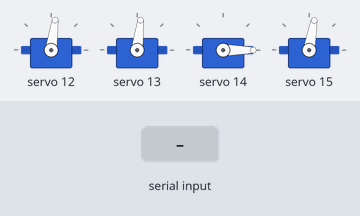
Recording of a program running on a simulated Arduino Uno, built with avr-gcc and run on an emulated ATmega328P. Parts: 4 × servo. The test bench sets the inputs (shaded band). What the program prints to the serial monitor is not drawn.

Above: at 0.1 s.
At 1.1 s:
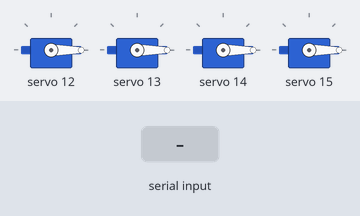
At 4.0 s:
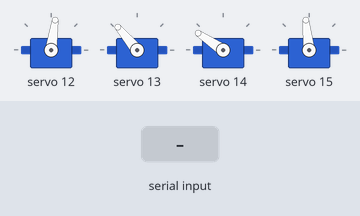
4.1 s: "KEY:\n" received over Serial
Timing chart, 0 to 7.1 s (numbered marks = the images above; inputs shaded):
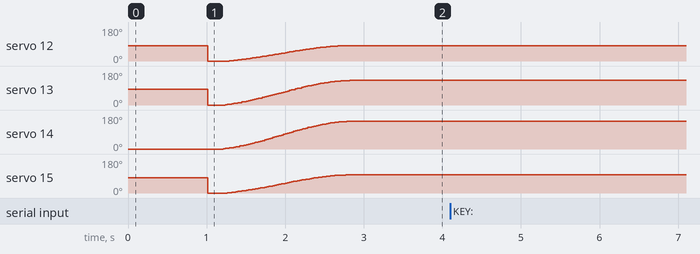

The program:

main.cpp
```cpp
/*
  GDIP key fetcher project using lynx motion AL5D robot arm,
  with PCA9685 and an arduino uno.

  This robot will use an AI model to interact with the user and take commands
  to move the robot arm to fetch a key from a key holder.

  The robot arm has 5 joints;
    joint 0: base
    joint 1: shoulder
    joint 2: elbow
    joint 3: wrist

  Joint lengths:
    base height = 90,
    l1 (J1 - J2) = 147,
    l2 (J2 - J3) = 182.5,
    l3 (J3 - end effector) = 50

  1500us is the neutral position for all joints, and 600u is the minimum and 2400u is the maximum.

  The robots starting position will face the key holder,
  and move to the right to place the key on the desk.
  The robot will then return to its starting position.
*/

// Header files
#include "main.h"

void setup() {
  // set baud rate for serial communication
  Serial.begin(115200);

  // initialize the PWM driver and set the frequency for the servos
  pwm.begin();
  pwm.setOscillatorFrequency(27000000);
  pwm.setPWMFreq(SERVO_FREQ);
  delay(10); // wait for the PWM driver to initialize

  // set the initial position of the robot arm to the starting position
  setServoAngle(CH_BASE, BASE_OFFSET);
  setServoAngle(CH_J1, OFFSET[0]*DIR[0]);
  setServoAngle(CH_J2, OFFSET[1]*DIR[1]);
  setServoAngle(CH_J3, OFFSET[2]*DIR[2]);

  delay(1000); // wait for 1s
  moveTo(250, 120, 0); // face user starting position

}

void loop() {
  if (Serial.available()) {
    String line = Serial.readStringUntil('\n');
    line.trim();

    if (line.startsWith("KEY:")) {
      int keyID = line.substring(4).toInt();

      if (keyID < 1 || keyID > 3) {
        Serial.println("ERROR: invalid key ID");
        return;
      }

      if (collectKey(keyID)) {
        Serial.println("DONE");
      } else {
        Serial.println("ERROR: move failed");
      }
    }
  }
}
```

IK_solver.h
```cpp
#ifndef IK_SOLVER_H
#define IK_SOLVER_H

// Result of the IK solve, in degrees.
//   j1: angle of link 1 above horizontal (0 = forward, 90 = straight up)
//   j2: bend of link 2 relative to link 1 (negative = elbow up)
//   j3: bend of link 3 relative to link 2 (keeps link 3 horizontal)
struct JointAngles {
    float base;  // angle of base rotation (0 = forward, 90 = left)
    float j1;
    float j2;
    float j3;
};

// Arm dimensions in mm.
struct ArmGeometry {
    float baseHeight;  // ground to J1 axis
    float l1;          // J1 - J2
    float l2;          // J2 - J3
    float l3;          // J3 - end effector (kept horizontal)
};

class IKSolver {
    public:
        explicit IKSolver(const ArmGeometry &geometry);

        // x = horizontal distance from J1 axis (mm), y = height above ground (mm).
        // Returns false if the target is out of reach (angles left untouched).
        bool solve(float x, float y, JointAngles &out, bool elbowUp = true) const;
        bool solve3D(float x, float y, float z, JointAngles &out, bool elbowUp = true) const;


    private:
        ArmGeometry _g;
};


#endif // IK_SOLVER_H
```

collect.h
```cpp
#ifndef COLLECT_H
#define COLLECT_H

#include "moveTo.h"
#include "global.h"

extern float keyLocations[3][3];
extern int offsetX;

bool collectKey(int keyID);

#endif
```

global.h
```cpp
#ifndef GLOBAL_H
#define GLOBAL_H

// Global header files
#include "IK_solver.h"

// Global Libraries
#include <Arduino.h>
#include <Wire.h>
#include <Adafruit_PWMServoDriver.h>

// Global initialization of variables and constants for the robot arm

// Arm geometry for the Lynx Motion AL5D Robot Arm
extern const ArmGeometry ARM;
extern IKSolver solver;
extern Adafruit_PWMServoDriver pwm;

// Servo channel assignments
extern const uint8_t CH_BASE;
extern const uint8_t CH_J1;
extern const uint8_t CH_J2;
extern const uint8_t CH_J3;

// Servo control parameters
extern const int SERVO_FREQ;
extern const int PULSE_MIN_US;
extern const int PULSE_MAX_US;

// Joint reference angles for the robot arm
extern const float JOINT_REF[3];
extern const float BASE_OFFSET;
extern const float OFFSET[3];
extern const float DIR[3];
extern const float BASE_DIR;

#endif
```

main.h
```cpp
#ifndef MAIN_H
#define MAIN_H

// Header files needed for main.cpp
#include "global.h"
#include "moveTo.h"
#include "collect.h"

#endif
```

moveTo.h
```cpp
#ifndef MOVE_TO_H
#define MOVE_TO_H

// Header files needed for moveTo.cpp
#include "global.h"

// Libraries needed for moveTo.cpp
#include <Arduino.h>
#include <math.h>

// Function declarations
void setServoAngle(uint8_t channel, float degrees);
bool moveTo(float reachMm, float heightMm, float baseAngleDeg);


#endif
```

IK_solver.cpp
```cpp
/* Inverse Kinematics Solver for Lynx Motion AL5D Robot Arm with planar end effector*/

#include <math.h>
#include "IK_solver.h"

static const float RAD2DEG = 180.0f / 3.14159265358979f;

IKSolver::IKSolver(const ArmGeometry &geometry) : _g(geometry) {}

bool IKSolver::solve(float x, float y, JointAngles &out, bool elbowUp) const {
  // The end-effector link is horizontal, so the wrist (J3) sits L3 behind the target.
  float wx = x - _g.l3;
  float wy = y - _g.baseHeight;  // relative to J1

  float d2 = wx * wx + wy * wy;
  float c2 = (d2 - _g.l1 * _g.l1 - _g.l2 * _g.l2) / (2.0f * _g.l1 * _g.l2);

  if (c2 < -1.0f || c2 > 1.0f) return false;  // out of reach

  float th2 = elbowUp ? -acosf(c2) : acosf(c2);
  float th1 = atan2f(wy, wx) - atan2f(_g.l2 * sinf(th2), _g.l1 + _g.l2 * cosf(th2));

  // Keep link 3 parallel to the ground: th1 + th2 + th3 = 0
  float th3 = -(th1 + th2);

  out.j1 = th1 * RAD2DEG;
  out.j2 = th2 * RAD2DEG;
  out.j3 = th3 * RAD2DEG;
  return true;
}

bool IKSolver::solve3D(float x, float y, float z, JointAngles &out, bool elbowUp) const {
  float r = sqrtf(x * x + z * z);
  if (!solve(r, y, out, elbowUp)) return false;
  out.base = atan2f(z, x) * RAD2DEG;
  return true;
}
```

collect.cpp
```cpp
#include "collect.h"

int offsetX = 70; // offset in mm to move away from the key location after collecting the key

// predefined key locations: {reach mm, height mm, base angle deg}
float keyLocations[3][3] = {
  {400, 130, 90},   // key 1
  {400, 230, 90},   // key 2
  {400, 300, 90}    // key 3
};

// Returns true if the whole sequence succeeded, false if any move failed
bool collectKey(int keyID) {

    if (keyID < 1 || keyID > 3) {
        Serial.println("Invalid key ID");
        return false;
    }

    Serial.println("Collecting key " + String(keyID) + "...");

    int i = keyID - 1; // convert to 0-based index

    // move towards key location
    if (!moveTo(keyLocations[i][0] - offsetX, keyLocations[i][1], keyLocations[i][2])) return false;
    delay(100);

    // move into key location
    if (!moveTo(keyLocations[i][0], keyLocations[i][1], keyLocations[i][2])) return false;
    delay(2200);

    // move away from key location
    if (!moveTo(keyLocations[i][0] - offsetX, keyLocations[i][1], keyLocations[i][2])) return false;
    delay(100);

    // return to starting position
    Serial.println("Returning to starting position...");
    if (!moveTo(250, 120, 0)) return false;

    return true;
}   
```

global.cpp
```cpp
// Header files
#include "global.h"

// Global definitions for variables and constants for the robot arm

// Arm geometry for the Lynx Motion AL5D Robot Arm
const ArmGeometry ARM = {
  90.0f,
  147.0f,
  293.0f,// 182.5f,
  68.0f
};

// Initialize the inverse kinematics solver and PWM servo driver
IKSolver solver(ARM);
Adafruit_PWMServoDriver pwm(0x40);

// Servo channel assignments
const uint8_t CH_BASE = 12;
const uint8_t CH_J1 = 13;
const uint8_t CH_J2 = 14;
const uint8_t CH_J3 = 15;

// Servo control parameters
const int SERVO_FREQ = 50;
const int PULSE_MIN_US = 500;
const int PULSE_MAX_US = 2500;

// Joint reference angles for the robot arm
const float JOINT_REF[3] = {90.0f, -90.0f, 0.0f};
const float BASE_OFFSET = 80.0f;
const float OFFSET[3] = {81.0f, 81.0f, 78.0f};
const float DIR[3] = {1.0f, -1.0f, 1.0f};
const float BASE_DIR = 1.0f;
```

moveTo.cpp
```cpp
// Header files
#include "moveTo.h"

// Variables to keep track of the current servo angles and target position
static float currentServoAngles[4];
static bool hasCurrentTarget = false;
static float currentReach;
static float currentHeight;
static float currentBaseAngle;

// Function to set the angle of a specific servo channel
void setServoAngle(uint8_t ch, float deg) {
    // Constrain angle to 0-180 degrees
    deg = constrain(deg, 0.0f, 180.0f);

    // Convert angle to pulse width in microseconds
    float us = PULSE_MIN_US + (deg / 180.0f) * (PULSE_MAX_US - PULSE_MIN_US);

    // Set the PWM signal for the servo channel
    pwm.writeMicroseconds(ch, (uint16_t)us);

    // Update the current servo angle for the channel
    if (ch < 4){
        currentServoAngles[ch] = deg;
    }
}


// Function to calculate the servo angles needed to reach a position
static bool checkServoAngles(float reachMm, float heightMm, float baseAngleDeg, float angles[4]) {

    // Check if the horizontal reach is negative
    if (reachMm < 0.0f) {
        Serial.println("Horizontal reach cannot be negative");
        return false;
    }

    // Use the inverse kinematics solver to calculate the joint angles
    JointAngles a;

    // Check if the target position is reachable
    if (!solver.solve(reachMm, heightMm, a)) {
        Serial.println("Target out of reach");
        return false;
    }

    // Calculate the servo angles based on the joint angles and offsets
    angles[0] = BASE_OFFSET + BASE_DIR * baseAngleDeg;
    angles[1] = OFFSET[0] + DIR[0] * (a.j1 - JOINT_REF[0]);
    angles[2] = OFFSET[1] + DIR[1] * (a.j2 - JOINT_REF[1]);
    angles[3] = OFFSET[2] + DIR[2] * (a.j3 - JOINT_REF[2]);

    // Check if the calculated angles are within the servo limits
    if (angles[0] < 0 || angles[0] > 180 ||
        angles[1] < 0 || angles[1] > 180 ||
        angles[2] < 0 || angles[2] > 180 ||
        angles[3] < 0 || angles[3] > 180) {
    Serial.println("Target exceeds servo limits");
    return false;
    }

    // If all checks pass, return true
    return true;
}

// Function to move the robot arm to a specified position with smooth interpolation
bool moveTo(float reachMm, float heightMm, float baseAngleDeg) {

    // Define the servo channels and check the target angles
    const uint8_t channels[] = {CH_BASE, CH_J1, CH_J2, CH_J3};
    float targets[4];
    if (!checkServoAngles(reachMm, heightMm, baseAngleDeg, targets)){
        return false;
    }

    // If there is a current target, interpolate the movement to the new target
    if (hasCurrentTarget) {

        // Calculate the differences in reach, height, and base angle
        float dReach = reachMm - currentReach;
        float dHeight = heightMm - currentHeight;
        float dAngle = baseAngleDeg - currentBaseAngle;

        // Calculate the distance to the new target and determine the number of steps for interpolation
        float distance = sqrtf(dReach * dReach + dHeight * dHeight);
        int steps = (int)distance;

        // If the distance is not an integer, increment the number of steps
        if ((float)steps < distance) ++steps;

        // Calculate the number of steps needed for the base angle change
        int angleSteps = (int)fabsf(dAngle);

        // If the angle change is not an integer, increment the number of steps
        if ((float)angleSteps < fabsf(dAngle)) ++angleSteps;

        // Update the number of steps to be the maximum of the distance and angle steps
        if (angleSteps > steps) steps = angleSteps;

        // Ensure that there is at least one step for interpolation
        if (steps < 1) steps = 1;


    // // check that all intermediate positions are reachable
    // for (int step = 1; step <= steps; ++step) {
    //     // calcuate the interpolation factor t
    //     float t = (float)step / steps;
    //     // apply easing function for smooth move
    //     float eased = t * t * (3.0f - 2.0f * t);
    //     float intermediateAngles[4];

    //     // check if the intermediate position is reachable
    //     if (!checkServoAngles(
    //             currentReach + dReach * eased,
    //             currentHeight + dHeight * eased,
    //             currentBaseAngle + dAngle * eased,
    //             intermediateAngles)) {
    //         return false;
    //     }
    // }

    //
    for (int step = 1; step <= steps; ++step) {
        float t = (float)step / steps;
        float eased = t * t * (3.0f - 2.0f * t);
        float intermediateAngles[4];
        if (!checkServoAngles(
                currentReach + dReach * eased,
                currentHeight + dHeight * eased,
                currentBaseAngle + dAngle * eased,
                intermediateAngles)) {
            return false;
        }
        for (uint8_t i = 0; i < 4; ++i) {
            setServoAngle(channels[i], intermediateAngles[i]);
        }
        delay(10);
    }
    } else {
        float startAngles[4];
        float maxDelta = 0.0f;
        for (uint8_t i = 0; i < 4; ++i) {
            startAngles[i] = currentServoAngles[channels[i]];
            float delta = fabsf(targets[i] - startAngles[i]);
            if (delta > maxDelta) maxDelta = delta;
        }

        int steps = (int)maxDelta;
        if ((float)steps < maxDelta) ++steps;
        if (steps < 1) steps = 1;

        for (int step = 1; step <= steps; ++step) {
            float t = (float)step / steps;
            float eased = t * t * (3.0f - 2.0f * t);
            for (uint8_t i = 0; i < 4; ++i) {
                float angle = startAngles[i] + (targets[i] - startAngles[i]) * eased;
                setServoAngle(channels[i], angle);
            }
            delay(10);
        }
  }

    currentReach = reachMm;
    currentHeight = heightMm;
    currentBaseAngle = baseAngleDeg;
    hasCurrentTarget = true;
    return true;
}
```

Measured:
- after the input at 4.1 s, every drawn part: stays the same
